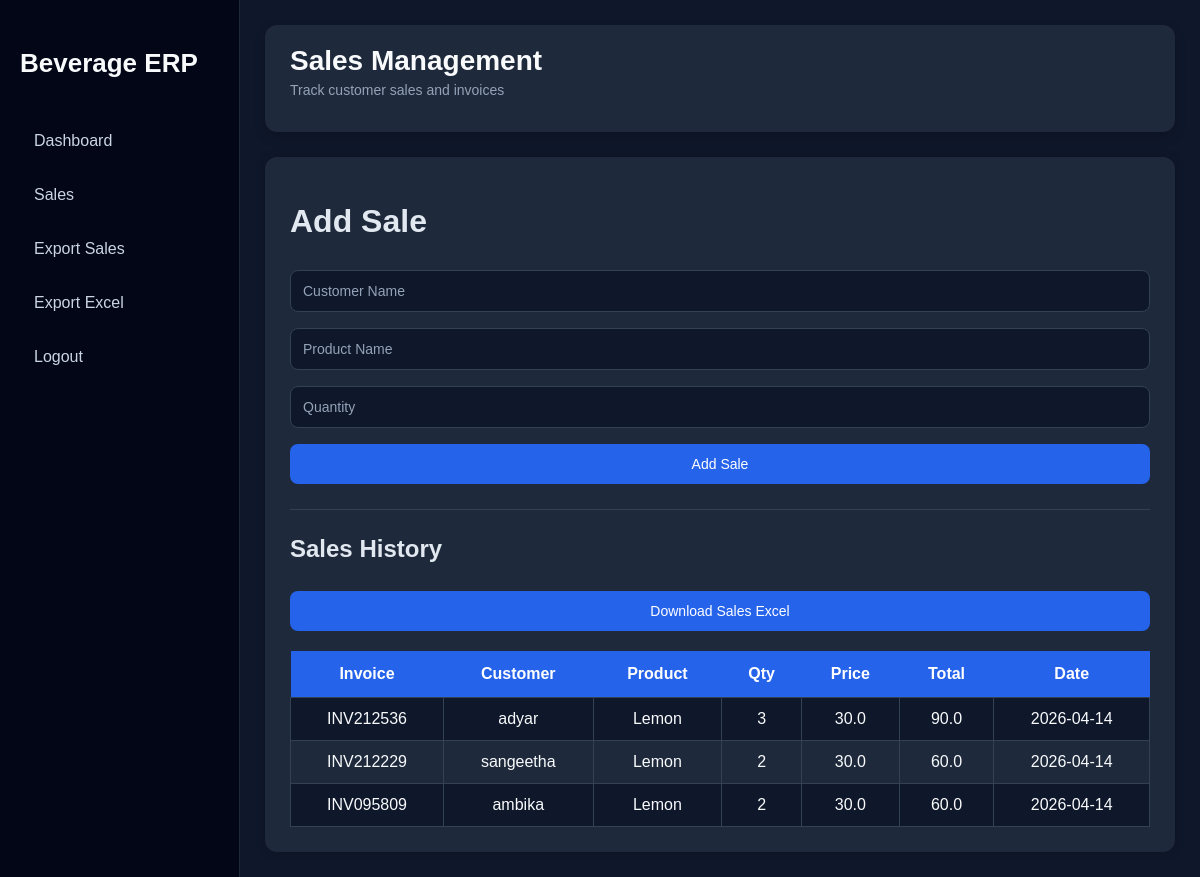
The page /sales (signed in) on the database its author committed.
### tables this page shows
CREATE TABLE sales (
            id INTEGER PRIMARY KEY AUTOINCREMENT,
            invoice_no TEXT NOT NULL,
            customer_name TEXT NOT NULL,
            product_name TEXT NOT NULL,
            quantity INTEGER NOT NULL,
            price REAL NOT NULL,
            total REAL NOT NULL,
            sale_date TEXT NOT NULL
        );

### app.py (the view, shortened to what this page needs)
@app.route("/sales", methods=["GET", "POST"])
def sales():
    if "user" not in session:
        return redirect("/login")
    conn = sqlite3.connect("inventory.db")
    cursor = conn.cursor()
    cursor.execute("SELECT * FROM sales ORDER BY id DESC")
    sales_data = cursor.fetchall()
    conn.close()
    return render_template("sales.html", sales=sales_data)

### templates/sales.html (shortened to what this page needs)
<!DOCTYPE html>
<html>
<head>
    <link rel="stylesheet" href="{{ url_for('static', filename='style.css') }}">
</head>
<body>
<div class="layout">
    <div class="sidebar">
        <h2>Beverage ERP</h2>
        <a href="/">Dashboard</a>
        <a href="/sales">Sales</a>
        <a href="/export_sales">Export Sales</a>
        {% if session['role'] == 'admin' %}
            <a href="/export">Export Excel</a>
        {% endif %}
        <a href="/logout">Logout</a>
    </div>
    <div class="main-content">
        <div class="topbar">
            <div>
                <h2>Sales Management</h2>
                <p>Track customer sales and invoices</p>
            </div>
        </div>
        <div class="container">
            <h1>Add Sale</h1>
            <form method="POST">
                <input type="text" name="customer_name" placeholder="Customer Name" required>
                <input type="text" name="product_name" placeholder="Product Name" required>
                <input type="number" name="quantity" placeholder="Quantity" required>
                <button type="submit">Add Sale</button>
            </form>
            <hr>
            <h2>Sales History</h2>
            <a href="/export_sales">
               <button>Download Sales Excel</button>
            </a>
            <table>
                <tr>
                    <th>Invoice</th>
                    <th>Customer</th>
                    <th>Product</th>
                    <th>Qty</th>
                    <th>Price</th>
                    <th>Total</th>
                    <th>Date</th>
                </tr>
                {% for sale in sales %}
                <tr>
                    <td>{{ sale[1] }}</td>
                    <td>{{ sale[2] }}</td>
                    <td>{{ sale[3] }}</td>
                    <td>{{ sale[4] }}</td>
                    <td>{{ sale[5] }}</td>
                    <td>{{ sale[6] }}</td>
                    <td>{{ sale[7] }}</td>
                </tr>
                {% endfor %}
            </table>
        </div>
    </div>
</div>
</body>
</html>

### static/style.css (style rules this page uses)
body { margin: 0; font-family: Arial, sans-serif; background: #0f172a; color: #e2e8f0; }
.layout { display: flex; min-height: 100vh; }
.sidebar { width: 240px; background: #020617; color: white; padding: 25px 20px; box-sizing: border-box; border-right: 1px solid #1e293b; }
.sidebar h2 { margin-bottom: 40px; font-size: 26px; line-height: 1.3; color: #f8fafc; }
.sidebar a { display: block; color: #cbd5e1; text-decoration: none; margin: 12px 0; padding: 12px 14px; border-radius: 8px; transition: 0.3s; }
.main-content { flex: 1; padding: 25px; box-sizing: border-box; }
.topbar { display: flex; justify-content: space-between; align-items: center; background: #1e293b; padding: 20px 25px; border-radius: 12px; margin-bottom: 25px; box-shadow: 0 4px 12px rgba(0,0,0,0.2); }
.topbar h2 { margin: 0; font-size: 28px; color: #f8fafc; }
.topbar p { margin-top: 5px; color: #94a3b8; font-size: 14px; }
.container { background: #1e293b; padding: 25px; border-radius: 12px; box-shadow: 0 0 10px rgba(0,0,0,0.2); }
form { margin-bottom: 25px; }
input { width: 100%; padding: 12px; margin: 8px 0; border-radius: 8px; border: 1px solid #334155; background: #0f172a; color: #f8fafc; box-sizing: border-box; font-size: 14px; }
input::placeholder { color: #94a3b8; }
button { width: 100%; padding: 12px; margin-top: 8px; border-radius: 8px; border: none; background: #2563eb; color: white; cursor: pointer; font-size: 14px; transition: 0.3s; }
table { width: 100%; margin-top: 20px; border-collapse: collapse; background: #1e293b; color: #f8fafc; }
th { background: #2563eb; color: white; padding: 14px; }
td { padding: 12px; text-align: center; border: 1px solid #334155; }
tr:nth-child(even) { background: #0f172a; }
hr { margin: 25px 0; border: 0; border-top: 1px solid #334155; }

### rows shown on the page
sales: invoice_no "INV212536", customer_name "adyar", product_name "Lemon", quantity "3", price "30.0", total "90.0", sale_date "2026-04-14"
sales: invoice_no "INV212229", customer_name "sangeetha", product_name "Lemon", quantity "2", price "30.0", total "60.0", sale_date "2026-04-14"
sales: invoice_no "INV095809", customer_name "ambika", product_name "Lemon", quantity "2", price "30.0", total "60.0", sale_date "2026-04-14"
